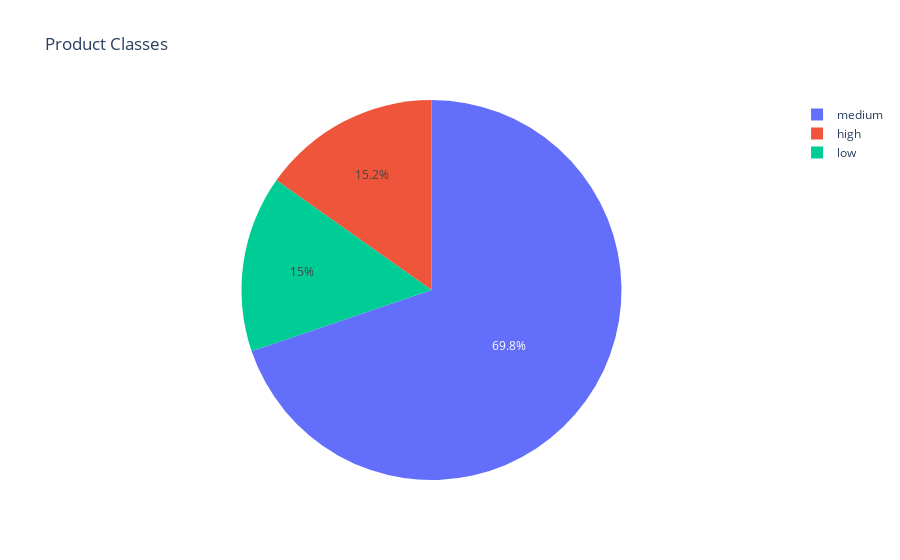

This figure's notebook cell:
### Code cell
fig = go.Figure()
fig = go.Figure([go.Pie( labels = product_class.index, values = product_class.values )])
fig.update_layout(title_text = 'Product Classes')
fig.show()

### Figure 1 — Plotly figure (JSON) as saved in the notebook; plotly's stock layout.template omitted (floating-point values rounded to 4 significant figures)
{"data": [{"labels": ["medium", "high", "low"], "type": "pie", "values": [13261, 2889, 2854]}], "layout": {"title": {"text": "Product Classes"}}}
